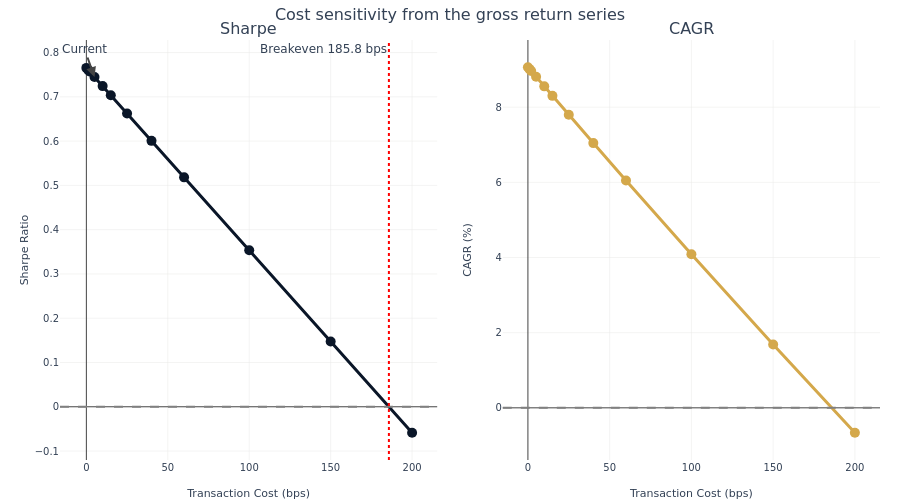

Notebook code for this chart:
### Code cell
gross_returns_pl = pl.from_pandas(result_gross.returns.rename("returns").reset_index()).get_column(
    "returns"
)
sensitivity = plot_cost_sensitivity(
    returns=gross_returns_pl,
    base_costs_bps=DEFAULT_FEES * 10_000,
    # The parameter is named for a trade count, and what the drag calculation needs is turnover:
    # dollars traded per dollar of capital per year. That is what is passed.
    trades_per_year=float(turnover_2way),
    cost_multipliers=[bp / (DEFAULT_FEES * 10_000) for bp in COST_GRID_BP],
    title="Cost sensitivity from the gross return series",
)
sensitivity.show()

### Figure 1 — Plotly figure (JSON) as saved in the notebook; plotly's stock layout.template omitted (floating-point values rounded to 4 significant figures)
{"data": [{"hovertemplate": "Cost: %{x:.1f} bps<br>Sharpe: %{y:.2f}<extra></extra>", "line": {"color": "#0a1628", "width": 3}, "marker": {"size": 10}, "mode": "lines+markers", "name": "Sharpe Ratio", "type": "scatter", "x": [0.0, 1.0, 2.0, 5.0, 10.0, 15.0, 25.0, 40.0, 60.0, 100.0, 150.0, 200.0], "xaxis": "x", "y": [0.7654, 0.7613, 0.7571, 0.7448, 0.7242, 0.7036, 0.6624, 0.6006, 0.5182, 0.3534, 0.1474, -0.05865], "yaxis": "y"}, {"hovertemplate": "Cost: %{x:.1f} bps<br>CAGR: %{y:.1f}%<extra></extra>", "line": {"color": "#D4A84B", "width": 3}, "marker": {"size": 10}, "mode": "lines+markers", "name": "CAGR (%)", "type": "scatter", "x": [0.0, 1.0, 2.0, 5.0, 10.0, 15.0, 25.0, 40.0, 60.0, 100.0, 150.0, 200.0], "xaxis": "x2", "y": [9.063, 9.012, 8.961, 8.808, 8.555, 8.302, 7.797, 7.045, 6.05, 4.087, 1.684, -0.6627], "yaxis": "y2"}], "layout": {"annotations": [{"font": {"size": 16}, "showarrow": false, "text": "Sharpe", "x": 0.23, "xanchor": "center", "xref": "paper", "y": 1.0, "yanchor": "bottom", "yref": "paper"}, {"font": {"size": 16}, "showarrow": false, "text": "CAGR", "x": 0.77, "xanchor": "center", "xref": "paper", "y": 1.0, "yanchor": "bottom", "yref": "paper"}, {"showarrow": false, "text": "Breakeven 185.8 bps", "x": 185.8, "xanchor": "right", "xref": "x", "y": 1, "yanchor": "top", "yref": "y domain"}, {"arrowhead": 2, "ay": -28, "showarrow": true, "text": "Current", "x": 5.0, "xref": "x", "y": 0.7448, "yref": "y"}], "font": {"color": "#334155", "family": "DM Sans, DejaVu Sans, sans-serif", "size": 12}, "height": 500, "hoverlabel": {"bgcolor": "white", "font": {"family": "DM Sans, DejaVu Sans, sans-serif", "size": 13}}, "hovermode": "x unified", "margin": {"b": 40, "l": 60, "r": 20, "t": 40}, "paper_bgcolor": "rgba(0,0,0,0)", "plot_bgcolor": "rgba(0,0,0,0)", "shapes": [{"line": {"color": "gray", "dash": "dash"}, "type": "line", "x0": 0, "x1": 1, "xref": "x domain", "y0": 0, "y1": 0, "yref": "y"}, {"line": {"color": "gray", "dash": "dash"}, "type": "line", "x0": 0, "x1": 1, "xref": "x2 domain", "y0": 0, "y1": 0, "yref": "y2"}, {"line": {"color": "red", "dash": "dot"}, "type": "line", "x0": 185.8, "x1": 185.8, "xref": "x", "y0": 0, "y1": 1, "yref": "y domain"}], "showlegend": false, "title": {"font": {"color": "#334155", "family": "DM Sans, DejaVu Sans, sans-serif", "size": 16}, "text": "Cost sensitivity from the gross return series"}, "xaxis": {"anchor": "y", "domain": [0.0, 0.46], "title": {"text": "Transaction Cost (bps)"}}, "xaxis2": {"anchor": "y2", "domain": [0.54, 1.0], "title": {"text": "Transaction Cost (bps)"}}, "yaxis": {"anchor": "x", "domain": [0.0, 1.0], "title": {"text": "Sharpe Ratio"}}, "yaxis2": {"anchor": "x2", "domain": [0.0, 1.0], "title": {"text": "CAGR (%)"}}}}
